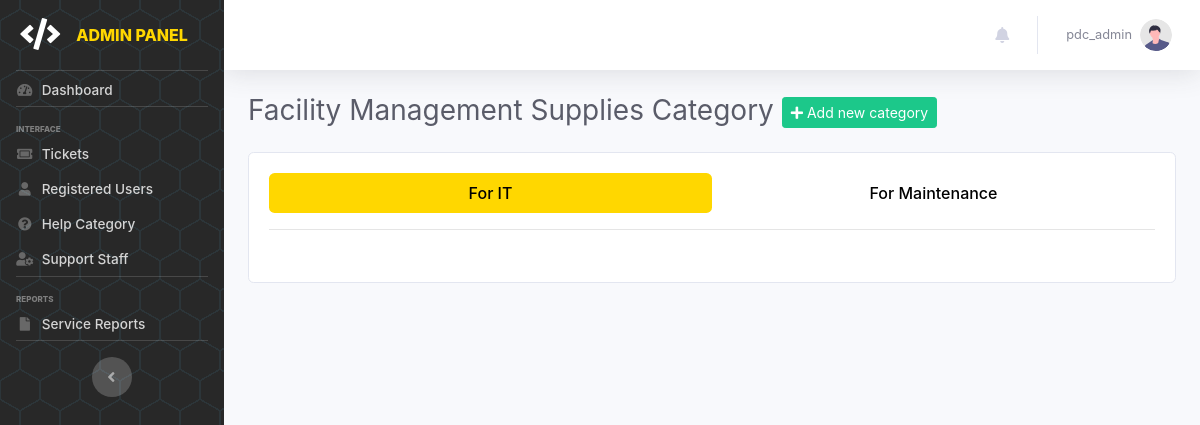
The app's page /pages/admin/admin.help-category.php (signed in), older data.
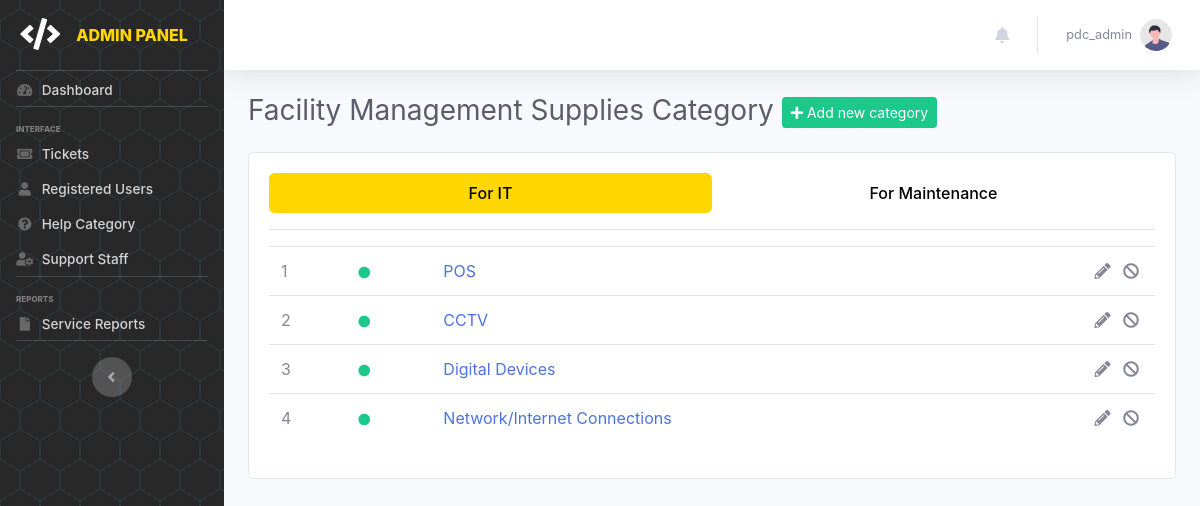
The same page, newer data.
### tables this page shows
CREATE TABLE `tbl_itemcategory` (
  `id` int(100) NOT NULL,
  `name` varchar(100) NOT NULL,
  `img_name` varchar(1000) NOT NULL,
  `img_path` varchar(1000) NOT NULL,
  `status` enum('1','0') NOT NULL DEFAULT '1',
  `designation` enum('1','2') NOT NULL
);

### pages/admin/admin.help-category.php (the view, shortened to what this page needs)
<?php include('admin.header.php'); ?>
    <div class="container-fluid">
        <div class="d-sm-flex align-items-center justify-content-between mb-4">
            <h1 class="h3 mb-0 text-gray-800">Facility Management Supplies Category&nbsp;<a href="#" data-toggle="modal" data-target="#addCategModal" class="btn btn-sm btn-success"><i class="fas fa-plus"></i>&nbsp;Add new category</a></h1>
        </div>
        <div class="card mt-4">
            <div class="card-body">
                <ul class="nav nav-pills nav-justified mb-3" id="pills-tab" role="tablist">
                    <li class="nav-item" role="presentation">
                        <button class="nav-link active" id="pills-it-tab" data-toggle="pill" data-target="#pills-it" type="button" role="tab" aria-controls="pills-it" aria-selected="true">For IT</button>
                    </li>
                    <li class="nav-item" role="presentation">
                        <button class="nav-link" id="pills-maint-tab" data-toggle="pill" data-target="#pills-maint" type="button" role="tab" aria-controls="pills-maint" aria-selected="false">For Maintenance</button>
                    </li>
                </ul>
                <hr />
                <div class="tab-content" id="pills-tabContent">
                    <div class="tab-pane fade show active" id="pills-it" role="tabpanel" aria-labelledby="pills-it-tab">
                        <div class="table-responsive">
                            <table class="table w-100" id="itcattbl">
                                <tbody>
                                    <?php
                                        $categ_qry = mysqli_query($conn, "SELECT * FROM tbl_itemcategory WHERE designation = '1'");
                                        $no = '1';
                                        while($categ_res=mysqli_fetch_array($categ_qry)){
                                    ?>
                                        <tr>
                                            <td><?php echo $no++; ?></td>
                                            <td style="cursor:pointer;" onclick="window.location.href='item-list?item=<?php echo $categ_res['id']; ?>'">
                                                <?php if ($categ_res["status"] == '1') { ?>
                                                    <span><i class="fas fa-fw fa-circle fa-xs text-success"></i></span>
                                                <?php } else { ?>
                                                    <span><i class="fas fa-fw fa-circle fa-xs text-secondary"></i></span>
                                                <?php } ?>
                                            </td>
                                            <td style="cursor:pointer;" onclick="window.location.href='item-list?item=<?php echo $categ_res['id']; ?>'"><a href="item-list?item=<?php echo $categ_res['id']; ?>"><?php echo $categ_res["name"]; ?></a></td>
                                            <td class="text-right">
                                                <a href="edit-category?id=<?php echo $categ_res['id']; ?>" class="text-secondary p-1"><i class="fas fa-pencil-alt"></i></a>
                                                <?php if ($categ_res["status"]== '1') { ?>
                                                    <a href="status-categ?id=<?php echo $categ_res["id"]; ?>&status=0" class="text-secondary p-1"><i class="fas fa-ban"></i></a>
                                                <?php } else { ?>
                                                    <a href="status-categ?id=<?php echo $categ_res["id"]; ?>&status=1" class="text-secondary p-1"><i class="fas fa-check"></i></a>
                                                <?php } ?>
                                            </td>
                                        </tr>
                                    <?php } ?>
                                </tbody>
                            </table>
                        </div>
                    </div>
                </div>
            </div>
        </div>
    </div>
<?php
    include('admin.footer.php');
?>

Row changes from the older to the newer data that the page shows:
added tbl_itemcategory: status "1" (drawn), name "POS"
added tbl_itemcategory: status "1" (drawn), name "CCTV"
added tbl_itemcategory: status "1" (drawn), name "Digital Devices"
added tbl_itemcategory: status "1" (drawn), name "Network/Internet Connections"
